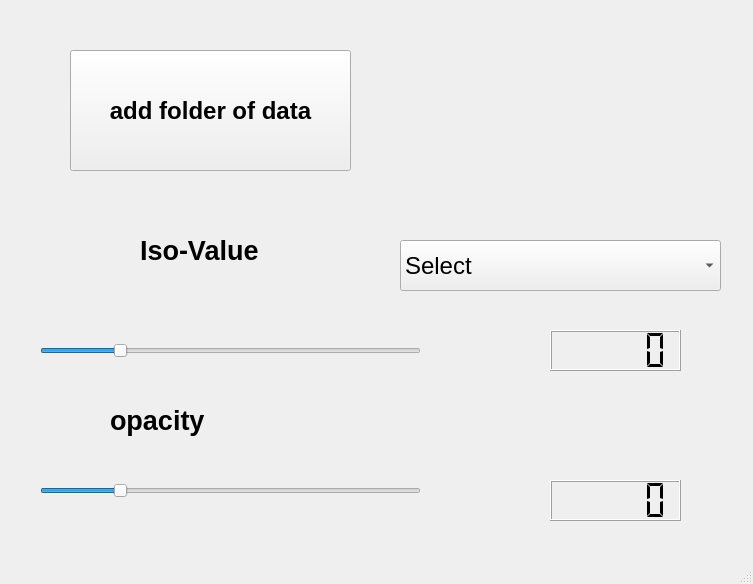
<?xml version="1.0" encoding="UTF-8"?>
<ui version="4.0">
 <class>MainWindow</class>
 <widget class="QMainWindow" name="MainWindow">
  <property name="geometry">
   <rect>
    <x>0</x>
    <y>0</y>
    <width>753</width>
    <height>584</height>
   </rect>
  </property>
  <property name="windowTitle">
   <string>MainWindow</string>
  </property>
  <widget class="QWidget" name="centralwidget">
   <widget class="QSlider" name="iso_slider">
    <property name="geometry">
     <rect>
      <x>40</x>
      <y>320</y>
      <width>381</width>
      <height>61</height>
     </rect>
    </property>
    <property name="autoFillBackground">
     <bool>false</bool>
    </property>
    <property name="maximum">
     <number>2500</number>
    </property>
    <property name="value">
     <number>500</number>
    </property>
    <property name="orientation">
     <enum>Qt::Horizontal</enum>
    </property>
   </widget>
   <widget class="QLabel" name="label">
    <property name="geometry">
     <rect>
      <x>140</x>
      <y>220</y>
      <width>261</width>
      <height>61</height>
     </rect>
    </property>
    <property name="font">
     <font>
      <pointsize>20</pointsize>
      <weight>75</weight>
      <bold>true</bold>
     </font>
    </property>
    <property name="text">
     <string>Iso-Value</string>
    </property>
   </widget>
   <widget class="QComboBox" name="comboBox">
    <property name="geometry">
     <rect>
      <x>400</x>
      <y>240</y>
      <width>321</width>
      <height>51</height>
     </rect>
    </property>
    <property name="font">
     <font>
      <pointsize>18</pointsize>
     </font>
    </property>
    <property name="layoutDirection">
     <enum>Qt::LeftToRight</enum>
    </property>
    <item>
     <property name="text">
      <string>Select </string>
     </property>
    </item>
    <item>
     <property name="text">
      <string>Surface rendering</string>
     </property>
    </item>
    <item>
     <property name="text">
      <string>Ray casting rendering</string>
     </property>
    </item>
   </widget>
   <widget class="QLCDNumber" name="lcdNumber_2">
    <property name="geometry">
     <rect>
      <x>550</x>
      <y>330</y>
      <width>131</width>
      <height>41</height>
     </rect>
    </property>
    <property name="smallDecimalPoint">
     <bool>false</bool>
    </property>
    <property name="segmentStyle">
     <enum>QLCDNumber::Flat</enum>
    </property>
   </widget>
   <widget class="QPushButton" name="add_data_button">
    <property name="geometry">
     <rect>
      <x>70</x>
      <y>50</y>
      <width>281</width>
      <height>121</height>
     </rect>
    </property>
    <property name="font">
     <font>
      <pointsize>18</pointsize>
      <weight>75</weight>
      <bold>true</bold>
     </font>
    </property>
    <property name="text">
     <string>add folder of data</string>
    </property>
   </widget>
   <widget class="QSlider" name="opacity_slider">
    <property name="geometry">
     <rect>
      <x>40</x>
      <y>460</y>
      <width>381</width>
      <height>61</height>
     </rect>
    </property>
    <property name="autoFillBackground">
     <bool>false</bool>
    </property>
    <property name="maximum">
     <number>2500</number>
    </property>
    <property name="value">
     <number>500</number>
    </property>
    <property name="orientation">
     <enum>Qt::Horizontal</enum>
    </property>
   </widget>
   <widget class="QLCDNumber" name="lcdNumber_3">
    <property name="geometry">
     <rect>
      <x>550</x>
      <y>480</y>
      <width>131</width>
      <height>41</height>
     </rect>
    </property>
    <property name="smallDecimalPoint">
     <bool>false</bool>
    </property>
    <property name="segmentStyle">
     <enum>QLCDNumber::Flat</enum>
    </property>
   </widget>
   <widget class="QLabel" name="label_2">
    <property name="geometry">
     <rect>
      <x>110</x>
      <y>390</y>
      <width>261</width>
      <height>61</height>
     </rect>
    </property>
    <property name="font">
     <font>
      <pointsize>20</pointsize>
      <weight>75</weight>
      <bold>true</bold>
     </font>
    </property>
    <property name="text">
     <string>opacity</string>
    </property>
   </widget>
  </widget>
  <widget class="QMenuBar" name="menubar">
   <property name="geometry">
    <rect>
     <x>0</x>
     <y>0</y>
     <width>753</width>
     <height>26</height>
    </rect>
   </property>
  </widget>
  <widget class="QStatusBar" name="statusbar"/>
 </widget>
 <resources/>
 <connections>
  <connection>
   <sender>iso_slider</sender>
   <signal>valueChanged(int)</signal>
   <receiver>lcdNumber_2</receiver>
   <slot>display(int)</slot>
   <hints>
    <hint type="sourcelabel">
     <x>315</x>
     <y>382</y>
    </hint>
    <hint type="destinationlabel">
     <x>580</x>
     <y>382</y>
    </hint>
   </hints>
  </connection>
  <connection>
   <sender>opacity_slider</sender>
   <signal>valueChanged(int)</signal>
   <receiver>lcdNumber_3</receiver>
   <slot>display(int)</slot>
   <hints>
    <hint type="sourcelabel">
     <x>365</x>
     <y>448</y>
    </hint>
    <hint type="destinationlabel">
     <x>635</x>
     <y>466</y>
    </hint>
   </hints>
  </connection>
 </connections>
</ui>
